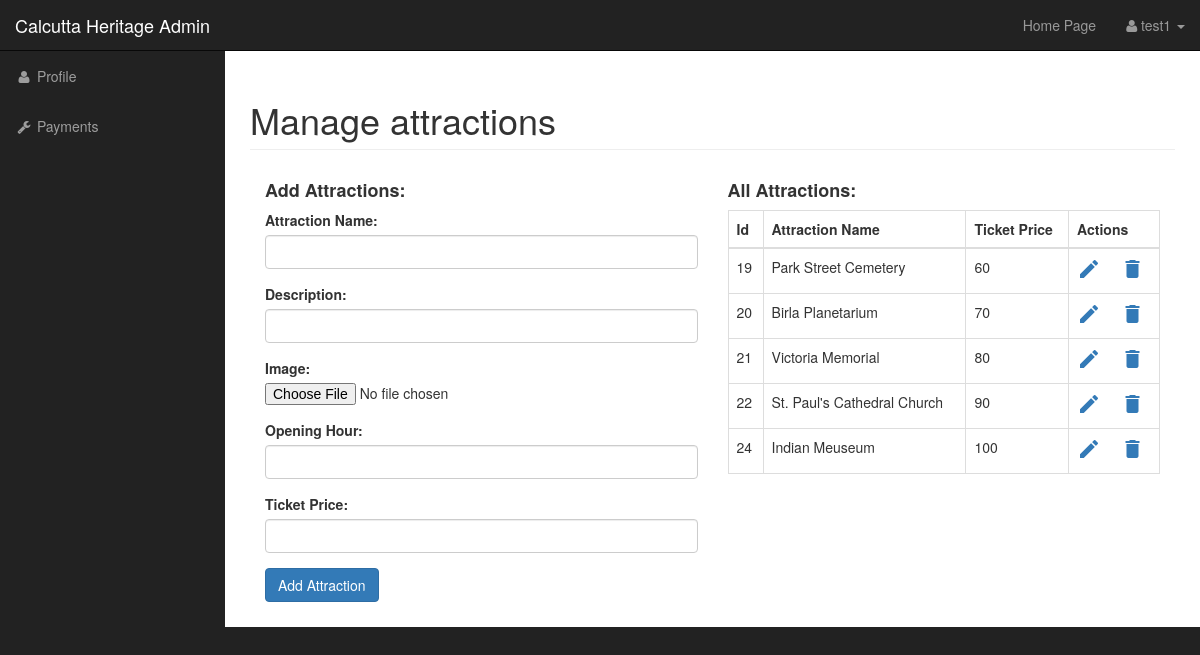
The page /admin/attractions.php (signed in) on the database its author committed.
### tables this page shows
CREATE TABLE `attractions` (
  `attraction_id` int(2) NOT NULL,
  `attraction_name` varchar(255) NOT NULL,
  `attraction_description` varchar(255) NOT NULL,
  `attraction_image_url` text NOT NULL,
  `attraction_opening_hour` int(2) NOT NULL,
  `attraction_ticket_price` int(3) NOT NULL
);

### admin/functions.php (the view, shortened to what this page needs)
<?php
function read_attractions()
{
    global $connection;
    $select_attractions_query = "SELECT * FROM attractions";
    $result = mysqli_query($connection, $select_attractions_query);
    while ($row = mysqli_fetch_assoc($result)) {
        $attraction_id = $row['attraction_id'];
        $attraction_name = $row['attraction_name'];
        $attraction_ticket_price = $row['attraction_ticket_price'];
        echo "
                <tr>
                    <td>{$attraction_id}</td>
                    <td>{$attraction_name}</td>
                    <td>{$attraction_ticket_price}</td>
                    <td>
                        <a href='attractions.php?edit={$attraction_id}'><i class='material-icons' data-toggle='tooltip' title='Edit'>&#xE254;</i></a>
                        &nbsp; &nbsp;
                        <a href='attractions.php?delete={$attraction_id}'><i class='material-icons' data-toggle='tooltip' title='Delete'>&#xE872;</i></a>
                    </td>
                </tr>
            ";
    }
}

### admin/css/sb-admin.css (style rules this page uses)
body { margin-top: 100px; background-color: #222; }
@media (min-width:768px) { body { margin-top: 50px; } }

### rows shown on the page
attractions: attraction_id "19", attraction_name "Park Street Cemetery", attraction_ticket_price "60"
attractions: attraction_id "20", attraction_name "Birla Planetarium", attraction_ticket_price "70"
attractions: attraction_id "21", attraction_name "Victoria Memorial", attraction_ticket_price "80"
attractions: attraction_id "22", attraction_name "St. Paul's Cathedral Church", attraction_ticket_price "90"
attractions: attraction_id "24", attraction_name "Indian Meuseum", attraction_ticket_price "100"

### other values the page prints
$_SESSION['name'] "test1"
